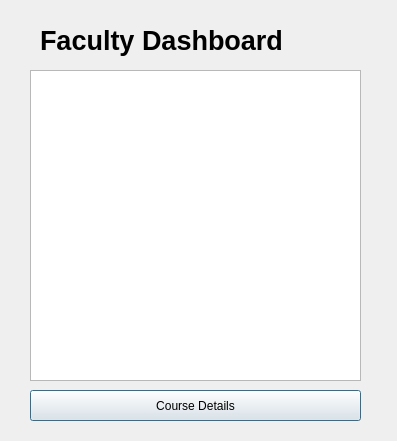
<?xml version="1.0" encoding="UTF-8"?>
<ui version="4.0">
 <class>faculty_dashboard</class>
 <widget class="QDialog" name="faculty_dashboard">
  <property name="geometry">
   <rect>
    <x>0</x>
    <y>0</y>
    <width>397</width>
    <height>441</height>
   </rect>
  </property>
  <property name="windowTitle">
   <string>Faculty Dashboard</string>
  </property>
  <widget class="QLabel" name="label">
   <property name="geometry">
    <rect>
     <x>40</x>
     <y>20</y>
     <width>321</width>
     <height>41</height>
    </rect>
   </property>
   <property name="font">
    <font>
     <pointsize>20</pointsize>
     <weight>75</weight>
     <bold>true</bold>
    </font>
   </property>
   <property name="text">
    <string>Faculty Dashboard</string>
   </property>
  </widget>
  <widget class="QListView" name="listView">
   <property name="geometry">
    <rect>
     <x>30</x>
     <y>70</y>
     <width>331</width>
     <height>311</height>
    </rect>
   </property>
  </widget>
  <widget class="QPushButton" name="pushButton">
   <property name="geometry">
    <rect>
     <x>30</x>
     <y>390</y>
     <width>331</width>
     <height>31</height>
    </rect>
   </property>
   <property name="text">
    <string>Course Details</string>
   </property>
  </widget>
 </widget>
 <resources/>
 <connections/>
</ui>
